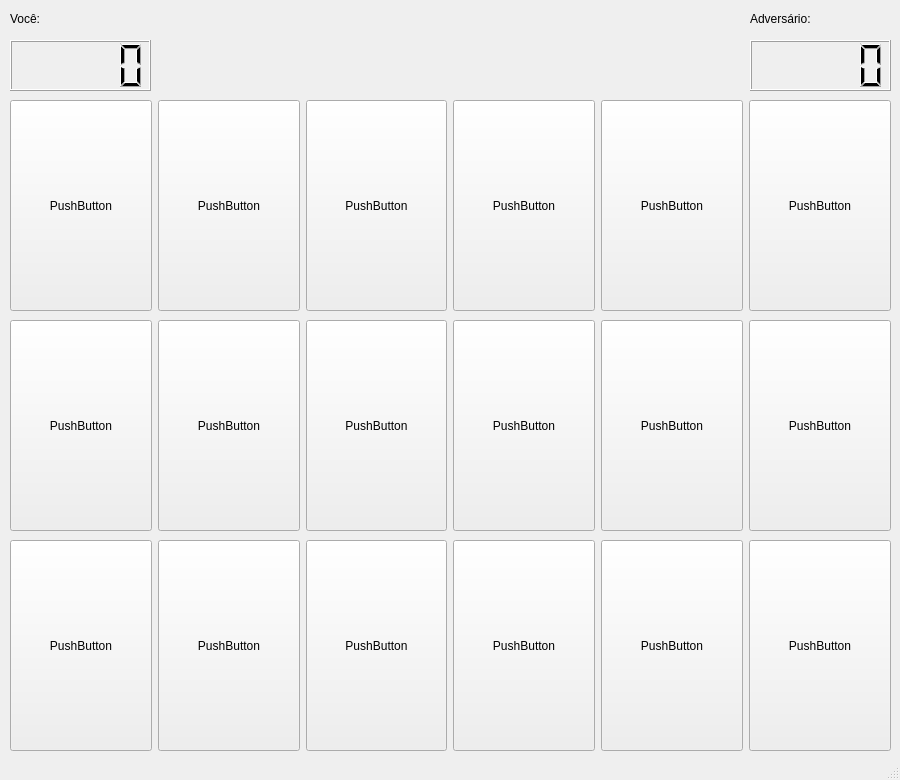
<?xml version="1.0" encoding="UTF-8"?>
<ui version="4.0">
 <class>MainWindow</class>
 <widget class="QMainWindow" name="MainWindow">
  <property name="geometry">
   <rect>
    <x>0</x>
    <y>0</y>
    <width>900</width>
    <height>780</height>
   </rect>
  </property>
  <property name="windowTitle">
   <string>Procurando Neymo</string>
  </property>
  <widget class="QWidget" name="centralwidget">
   <widget class="QWidget" name="horizontalLayoutWidget">
    <property name="geometry">
     <rect>
      <x>10</x>
      <y>100</y>
      <width>881</width>
      <height>211</height>
     </rect>
    </property>
    <layout class="QHBoxLayout" name="horizontalLayout">
     <item>
      <widget class="QPushButton" name="pushButton_1">
       <property name="sizePolicy">
        <sizepolicy hsizetype="Minimum" vsizetype="Minimum">
         <horstretch>0</horstretch>
         <verstretch>0</verstretch>
        </sizepolicy>
       </property>
       <property name="text">
        <string>PushButton</string>
       </property>
      </widget>
     </item>
     <item>
      <widget class="QPushButton" name="pushButton_2">
       <property name="sizePolicy">
        <sizepolicy hsizetype="Minimum" vsizetype="Minimum">
         <horstretch>0</horstretch>
         <verstretch>0</verstretch>
        </sizepolicy>
       </property>
       <property name="text">
        <string>PushButton</string>
       </property>
      </widget>
     </item>
     <item>
      <widget class="QPushButton" name="pushButton_3">
       <property name="sizePolicy">
        <sizepolicy hsizetype="Minimum" vsizetype="Minimum">
         <horstretch>0</horstretch>
         <verstretch>0</verstretch>
        </sizepolicy>
       </property>
       <property name="text">
        <string>PushButton</string>
       </property>
      </widget>
     </item>
     <item>
      <widget class="QPushButton" name="pushButton_4">
       <property name="sizePolicy">
        <sizepolicy hsizetype="Minimum" vsizetype="Minimum">
         <horstretch>0</horstretch>
         <verstretch>0</verstretch>
        </sizepolicy>
       </property>
       <property name="text">
        <string>PushButton</string>
       </property>
      </widget>
     </item>
     <item>
      <widget class="QPushButton" name="pushButton_5">
       <property name="sizePolicy">
        <sizepolicy hsizetype="Minimum" vsizetype="Minimum">
         <horstretch>0</horstretch>
         <verstretch>0</verstretch>
        </sizepolicy>
       </property>
       <property name="text">
        <string>PushButton</string>
       </property>
      </widget>
     </item>
     <item>
      <widget class="QPushButton" name="pushButton_6">
       <property name="sizePolicy">
        <sizepolicy hsizetype="Minimum" vsizetype="Minimum">
         <horstretch>0</horstretch>
         <verstretch>0</verstretch>
        </sizepolicy>
       </property>
       <property name="text">
        <string>PushButton</string>
       </property>
      </widget>
     </item>
    </layout>
   </widget>
   <widget class="QWidget" name="horizontalLayoutWidget_2">
    <property name="geometry">
     <rect>
      <x>10</x>
      <y>320</y>
      <width>881</width>
      <height>211</height>
     </rect>
    </property>
    <layout class="QHBoxLayout" name="horizontalLayout_2">
     <item>
      <widget class="QPushButton" name="pushButton_7">
       <property name="sizePolicy">
        <sizepolicy hsizetype="Minimum" vsizetype="Minimum">
         <horstretch>0</horstretch>
         <verstretch>0</verstretch>
        </sizepolicy>
       </property>
       <property name="text">
        <string>PushButton</string>
       </property>
      </widget>
     </item>
     <item>
      <widget class="QPushButton" name="pushButton_8">
       <property name="sizePolicy">
        <sizepolicy hsizetype="Minimum" vsizetype="Minimum">
         <horstretch>0</horstretch>
         <verstretch>0</verstretch>
        </sizepolicy>
       </property>
       <property name="text">
        <string>PushButton</string>
       </property>
      </widget>
     </item>
     <item>
      <widget class="QPushButton" name="pushButton_9">
       <property name="sizePolicy">
        <sizepolicy hsizetype="Minimum" vsizetype="Minimum">
         <horstretch>0</horstretch>
         <verstretch>0</verstretch>
        </sizepolicy>
       </property>
       <property name="text">
        <string>PushButton</string>
       </property>
      </widget>
     </item>
     <item>
      <widget class="QPushButton" name="pushButton_10">
       <property name="sizePolicy">
        <sizepolicy hsizetype="Minimum" vsizetype="Minimum">
         <horstretch>0</horstretch>
         <verstretch>0</verstretch>
        </sizepolicy>
       </property>
       <property name="text">
        <string>PushButton</string>
       </property>
      </widget>
     </item>
     <item>
      <widget class="QPushButton" name="pushButton_11">
       <property name="sizePolicy">
        <sizepolicy hsizetype="Minimum" vsizetype="Minimum">
         <horstretch>0</horstretch>
         <verstretch>0</verstretch>
        </sizepolicy>
       </property>
       <property name="text">
        <string>PushButton</string>
       </property>
      </widget>
     </item>
     <item>
      <widget class="QPushButton" name="pushButton_12">
       <property name="sizePolicy">
        <sizepolicy hsizetype="Minimum" vsizetype="Minimum">
         <horstretch>0</horstretch>
         <verstretch>0</verstretch>
        </sizepolicy>
       </property>
       <property name="text">
        <string>PushButton</string>
       </property>
      </widget>
     </item>
    </layout>
   </widget>
   <widget class="QWidget" name="horizontalLayoutWidget_3">
    <property name="geometry">
     <rect>
      <x>10</x>
      <y>540</y>
      <width>881</width>
      <height>211</height>
     </rect>
    </property>
    <layout class="QHBoxLayout" name="horizontalLayout_3">
     <item>
      <widget class="QPushButton" name="pushButton_13">
       <property name="sizePolicy">
        <sizepolicy hsizetype="Minimum" vsizetype="Minimum">
         <horstretch>0</horstretch>
         <verstretch>0</verstretch>
        </sizepolicy>
       </property>
       <property name="text">
        <string>PushButton</string>
       </property>
      </widget>
     </item>
     <item>
      <widget class="QPushButton" name="pushButton_14">
       <property name="sizePolicy">
        <sizepolicy hsizetype="Minimum" vsizetype="Minimum">
         <horstretch>0</horstretch>
         <verstretch>0</verstretch>
        </sizepolicy>
       </property>
       <property name="text">
        <string>PushButton</string>
       </property>
      </widget>
     </item>
     <item>
      <widget class="QPushButton" name="pushButton_15">
       <property name="sizePolicy">
        <sizepolicy hsizetype="Minimum" vsizetype="Minimum">
         <horstretch>0</horstretch>
         <verstretch>0</verstretch>
        </sizepolicy>
       </property>
       <property name="text">
        <string>PushButton</string>
       </property>
      </widget>
     </item>
     <item>
      <widget class="QPushButton" name="pushButton_16">
       <property name="sizePolicy">
        <sizepolicy hsizetype="Minimum" vsizetype="Minimum">
         <horstretch>0</horstretch>
         <verstretch>0</verstretch>
        </sizepolicy>
       </property>
       <property name="text">
        <string>PushButton</string>
       </property>
      </widget>
     </item>
     <item>
      <widget class="QPushButton" name="pushButton_17">
       <property name="sizePolicy">
        <sizepolicy hsizetype="Minimum" vsizetype="Minimum">
         <horstretch>0</horstretch>
         <verstretch>0</verstretch>
        </sizepolicy>
       </property>
       <property name="text">
        <string>PushButton</string>
       </property>
      </widget>
     </item>
     <item>
      <widget class="QPushButton" name="pushButton_18">
       <property name="sizePolicy">
        <sizepolicy hsizetype="Minimum" vsizetype="Minimum">
         <horstretch>0</horstretch>
         <verstretch>0</verstretch>
        </sizepolicy>
       </property>
       <property name="text">
        <string>PushButton</string>
       </property>
      </widget>
     </item>
    </layout>
   </widget>
   <widget class="QLCDNumber" name="lcdNumber">
    <property name="geometry">
     <rect>
      <x>10</x>
      <y>40</y>
      <width>141</width>
      <height>51</height>
     </rect>
    </property>
   </widget>
   <widget class="QLCDNumber" name="lcdNumber_2">
    <property name="geometry">
     <rect>
      <x>750</x>
      <y>40</y>
      <width>141</width>
      <height>51</height>
     </rect>
    </property>
   </widget>
   <widget class="QLabel" name="label">
    <property name="geometry">
     <rect>
      <x>10</x>
      <y>10</y>
      <width>141</width>
      <height>17</height>
     </rect>
    </property>
    <property name="text">
     <string>Você:</string>
    </property>
   </widget>
   <widget class="QLabel" name="label_2">
    <property name="geometry">
     <rect>
      <x>750</x>
      <y>10</y>
      <width>141</width>
      <height>17</height>
     </rect>
    </property>
    <property name="text">
     <string>Adversário:</string>
    </property>
   </widget>
  </widget>
  <widget class="QStatusBar" name="statusbar"/>
 </widget>
 <resources/>
 <connections/>
</ui>
